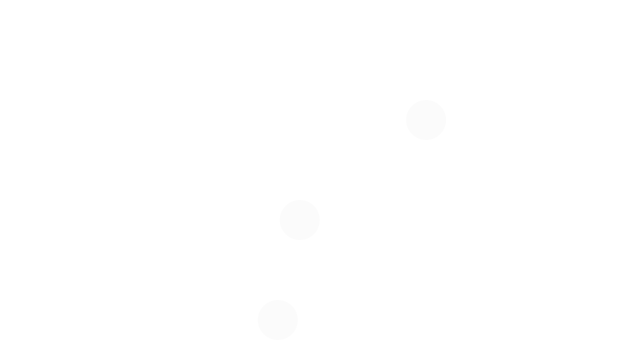
Frame 1 (no input)
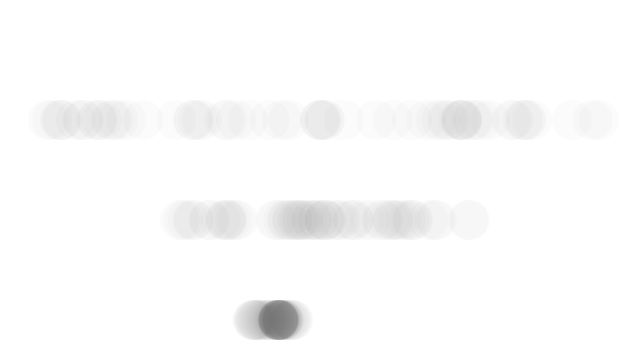
Frame 60 (the mouse pressed at the canvas centre just before this capture)
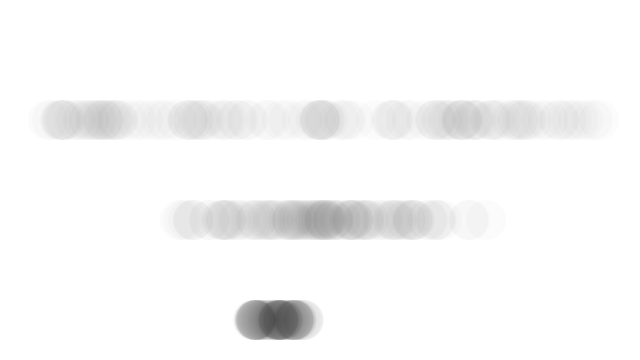
Frame 120 (the mouse held since frame 60 and released just before this capture)

The Processing sketch that drew these frames (run headless with seeded random() and noise(); from frame 60 on, the mouse is pressed at the canvas centre):

// Processing sketch: Randoms
// ── Randoms.pde
import java.util.*;

Random generator;
float t;

int timer;

void setup() {
  size(640,360);
  background(255);
  generator = new Random();
  t = 100;
  timer = 0;
}

void draw() {
  noStroke();
  fill(50, 5);
  
  // method 1: Math.random() --> [0.0, 1.0)
  float x1 = (float) (Math.random() * 560 + 40);
  ellipse(x1, 120, 40, 40);
  
  // method 2: normal distro
  float num = (float) generator.nextGaussian();
  float mean = 320;
  float sd = 70;
  float x2 = num * sd + mean;
  ellipse(x2, 220, 40, 40);
  
  // method 3: Perlin noise
  float value = noise(t);
  float x3 = map(value, 0, 1, 40, 600);
  ellipse(x3, 320, 40, 40);
  t += 0.01;
  
  timer++;
  
  if (timer > 900) {
    timer = 0;
    background(255);
  }
}
